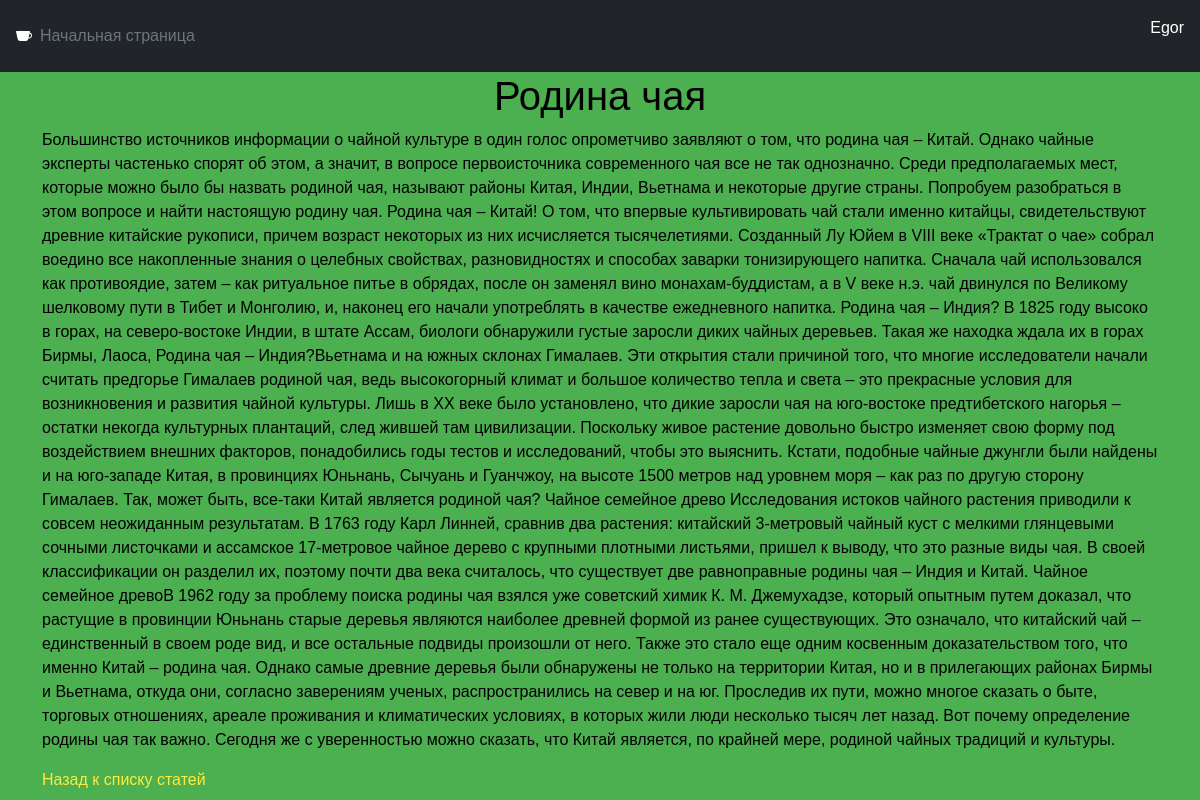
The page /article/2/ (signed in) on the database its author committed.
### user/models.py (models this page shows, shortened)
class MyUser(AbstractUser):
    avatar = models.ImageField(
        upload_to=avatar_image_path,
    )
    detail = models.TextField(
        null=True,
        max_length=550,
        verbose_name='детали',
        help_text='расскажите о себе детальнее',
    )
    class Meta:
        verbose_name = 'пользователь'
        verbose_name_plural = 'пользователи'
        default_related_name = 'user'

### mem/models.py (models this page shows, shortened)
class Article(models.Model):
    title = models.CharField(max_length=200)
    content = models.TextField()
    image = models.ImageField(upload_to="home_images/", null=True, blank=True)

### mem/views.py (the view)
# urls.py: path("article/<int:pk>/", ArticleDetailView.as_view(), name="detail"),
class ArticleDetailView(DetailView):
    model = models.Article
    contect_object_name = "article"
    template_name = "mem/article_detail.html"

### templates/mem/article_detail.html
{% include "base.html" %}
{% block content %}
<body>
    <div class="container">
        <h1 align="center">{{ article.title }}</h1>
        <p>{{ article.content }}</p>
        <a href="/">Назад к списку статей</a>
    </div>
</body>
{% endblock content %}

### templates/base.html (shortened to what this page needs)
{% load static %}
<!DOCTYPE html>
<html lang="ru-RU">
<head>
    <link href="https://cdn.jsdelivr.net/npm/bootstrap@5.3.3/dist/css/bootstrap.min.css" rel="stylesheet">
    <link rel="stylesheet" type="text/css" href="{% static "css/styles.css" %}">
</head>
<body>
    <header class="p-3 bg-dark text-white">
        <div class="d-flex flex-wrap align-items-center justify-content-center justify-content-lg-start">
            <a href="/" class="d-flex align-items-center mb-2 mb-lg-0 text-white text-decoration-none">
            </a>
              <ul class="nav col-10 col-lg-auto me-lg-auto mb-2 justify-content-center mb-md-0">
                <li><a href="/" class="nav-link px-2 text-secondary">Начальная страница</a></li>
              </ul>
              {% if not request.user.is_authenticated %}
                <div class="text-end">
                  <a href="{% url 'user:login' %}" class="btn btn-outline-light me-2">Вход</a>
                  <a href="{% url 'user:signup' %}" class="btn btn-success">Регистрация</a>
                </div>
              {% else %}
                 <div class="text-end">
                   <p class="text-white">{{ user.username }}</p>
                 </div>
              {% endif %}
        </div>
    </header>
</body>
</html>

### static/css/styles.css (style rules this page uses)
body { background-color: #4CAF50; color: black; font-family: Arial, sans-serif; }
h1, h2, h3, h4, h5, h6 { color: black; }
a { color: #ffeb3b; text-decoration: none; }

### rows shown on the page
MyUser: username "Egor"
Article: title "Родина чая", content "Большинство источников информации о чайной культуре в один голос опрометчиво заявляют о том, что родина чая – Китай. Однако чайные эксперты частенько спорят об этом, а значит, в вопросе первоисточника современного чая все не так однозначно. Среди предполагаемых мест, которые можно было бы назвать родиной чая, называют районы Китая, Индии, Вьетнама и некоторые другие страны. Попробуем разобраться в этом вопросе и найти настоящую родину чая. Родина чая – Китай! О том, что впервые культивировать чай стали именно китайцы, свидетельствуют древние китайские рукописи, причем возраст некоторых из них исчисляется тысячелетиями. Созданный Лу Юйем в VIII веке «Трактат о чае» собрал воедино все…"
